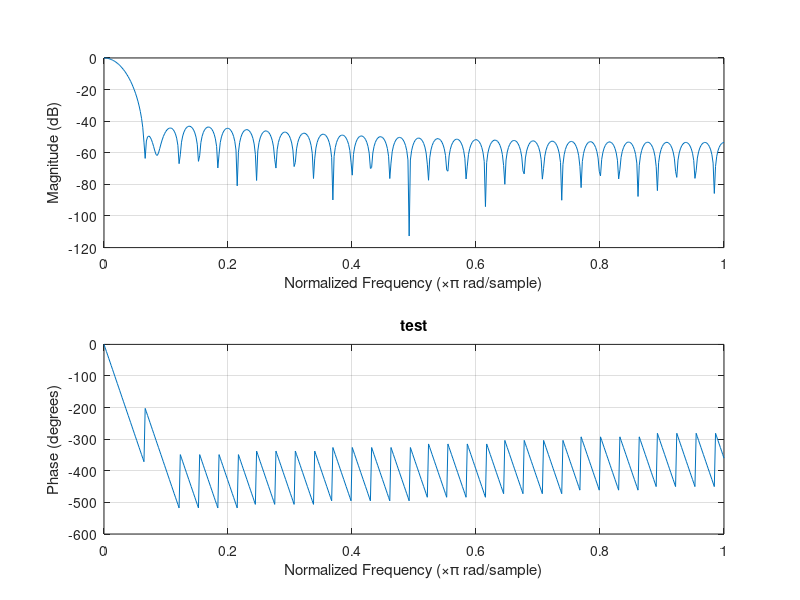

Write MATLAB code to recreate this figure.
%{
clc; clear all; close all;

FILTER_LENGTH = 32;

coeffs = (1/FILTER_LENGTH)*ones(FILTER_LENGTH,1);

%}


clc, clear all, close all

FILTER_LENGTH = 64;
Fs = 48000;
fc = 400;
cutoff = fc/Fs;

coeffs = fir1(FILTER_LENGTH, cutoff, 'low');
figure(1);
freqz(coeffs);
title('test');

theFileName = 'C:\wudtke_sconza_nunes\ece395SHARC\coeffs.h';
theFile = fopen(theFileName,'wt');




fprintf(theFile,'#define FILTER_LENGTH %d\n\n',FILTER_LENGTH);
fprintf(theFile,'// %f\n\n', cutoff);
fprintf(theFile,'double coeffs[%d] = {\n\n',FILTER_LENGTH);
fprintf(theFile,'\t%6.6f,\n',coeffs(1:end-2));
fprintf(theFile,'\t%6.6f',coeffs(end-1));
fprintf(theFile,'\n\n};\n\n');




